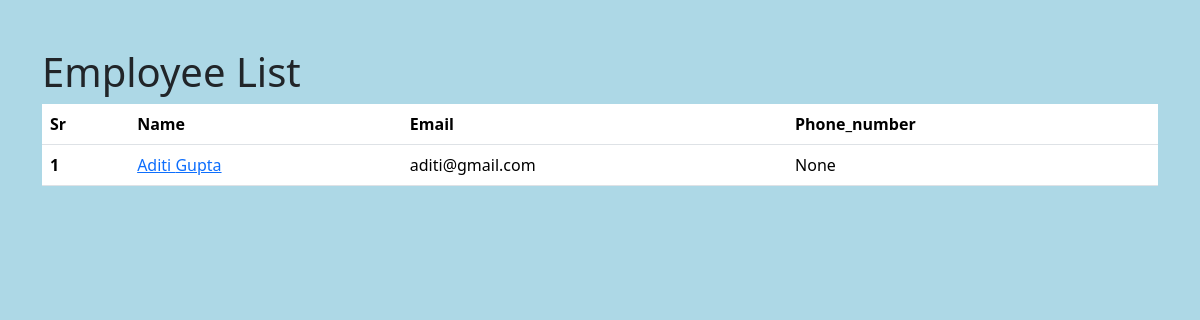
Before: / with the older database file.
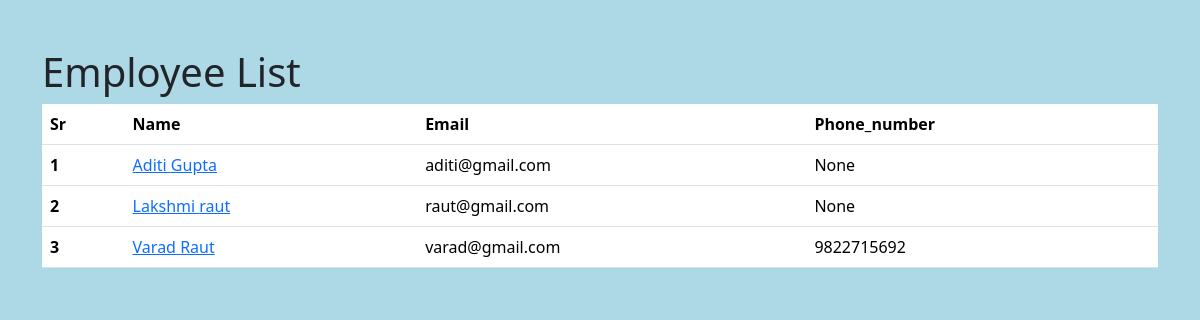
After: the same page with the newer database file.
### employee/models.py (models this page shows, shortened)
class Employee(models.Model):
    first_name = models.CharField(max_length=100)
    last_name = models.CharField(max_length=100)
    email = models.EmailField(max_length=100, unique=True)
    photo = models.ImageField(upload_to='images/')
    phone_no = models.CharField(max_length=12, blank=True, null=True)
    created_at = models.DateTimeField(auto_now_add=True)
    updated_at = models.DateTimeField(auto_now=True)

### mysite/views.py (the view)
# urls.py: 2. Add a URL to urlpatterns:  path('', views.home, name='home')
def home(request):
    employees = Employee.objects.all()
    context = {
        'employees' : employees,
    }
    return render(request,'home.html',context)

### templates/home.html (shortened to what this page needs)
{% load static %}
<!DOCTYPE html>
<html lang="en">
<head>
    <link href="https://cdn.jsdelivr.net/npm/bootstrap@5.3.8/dist/css/bootstrap.min.css" rel="stylesheet">
    <link rel="stylesheet" href="{% static 'css/style.css' %}">
</head>
<body>
    <div class="container pt-5">
        <h1>
            Employee List
        </h1>
        <table class="table">
        <thead>
            <tr>
            <th scope="col">Sr</th>
            <th scope="col">Name</th>
            <th scope="col">Email</th>
            <th scope="col">Phone_number</th>
            </tr>
        </thead>
        <tbody>
           {% for emp in employees %}
            <tr>
            <th scope="row">{{ forloop.counter }}</th>
            <td> <a href="{% url 'employee_detail' emp.id%}">{{emp.first_name}} {{emp.last_name}} </a></td>
            <td>{{emp.email}}</td>
            <td>{{emp.phone_no}}</td>
            </tr>
        </tbody>
           {% endfor %}
        </table>
    </div>
</body>
</html>

### mysite/static/css/style.css (style rules this page uses)
body { background-color: lightblue; }

Changed rows visible on the page:
added Employee: first_name "Lakshmi", last_name "raut", email "raut@gmail.com", phone_no "None"
added Employee: first_name "Varad", last_name "Raut", email "varad@gmail.com", phone_no "9822715692"
